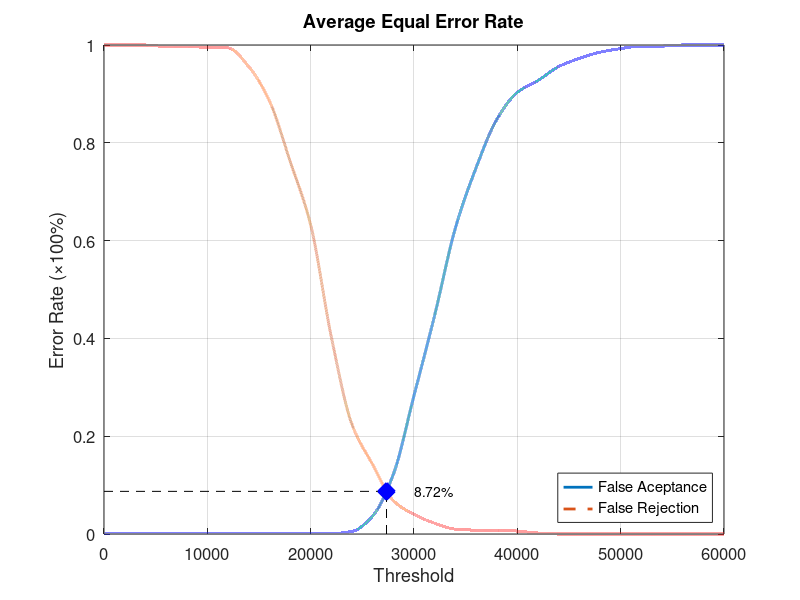
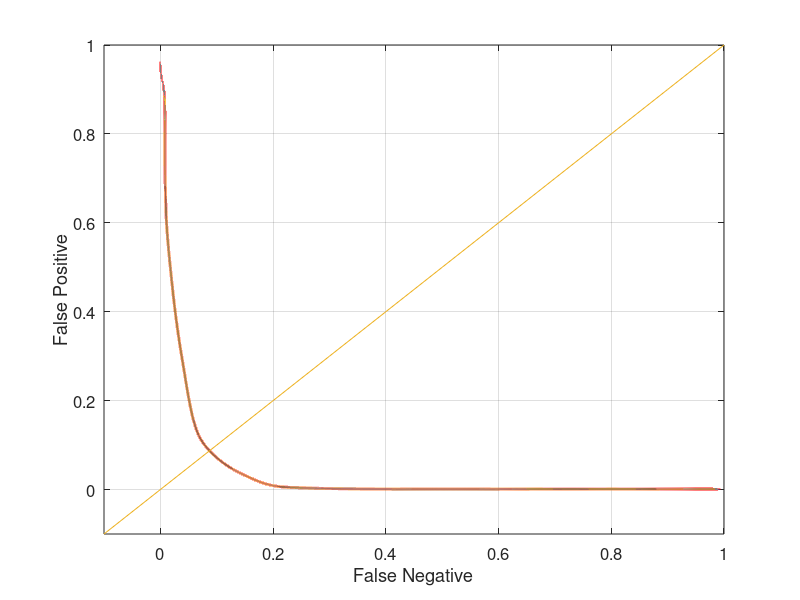

Reproduce these figures in MATLAB, in order.
function yEER = Database4Average
close all;
clear;
clc;
x = 0:2000:60000;
xq = 0:0.5:60000;

y0 = [0 0.00105263 0.00105263 0.00105263 0.00105263 0.00105263 0.00105263 0.00105263 0.00105263 0.00105263 0.00105263 0.00105263 0.00526316 0.0368421 0.122105 0.283158 0.447368 0.625263 0.748421 0.847368 0.903158 0.927368 0.955789 0.972632 0.985263 0.992632 0.997895 0.997895 1 1 1];
yy0 = interp1(x, y0, xq, 'pchip');
y1 = [1 1 1 0.997 0.997 0.995 0.994 0.956 0.886 0.763 0.632 0.403 0.224 0.142 0.068 0.04 0.022 0.01 0.008 0.008 0.006 0.002 0 0 0 0 0 0 0 0 0];
yy1 = interp1(x, y1, xq, 'pchip');

% Calculating EER: 
y2 = abs(y0 - y1);
find(y2 == min(y2))
yy2 = abs(yy0 - yy1);
xEER = find(yy2 == min(yy2));
xEERIndex = xq(xEER) % X-axis EER
yEER = yy0(xEER) % Y-axis EER

main = figure
plot(xq, yy0,'-','LineWidth', 2);	hold on
plot(xq, yy1,'--','LineWidth', 2);	hold on
plot([xEERIndex xEERIndex], [0 yEER], 'k--');	hold on
plot([0 xEERIndex], [yEER yEER], 'k--');	hold on
plot(xEERIndex, yEER, 'bx', 'LineWidth', 10);	hold on
text(xEERIndex + 10 * xEERIndex / 100, yEER, [num2str(round((10000 * yEER)) / 100) '%'])
legend('False Aceptance', 'False Rejection', 'Location', 'SouthEast')
xlabel('Threshold')
ylabel('Error Rate (\times100%)')
title('Average Equal Error Rate')
set(gca, 'FontSize', 12)
axis([0 60000 0 1])
grid on

print(main, 'Database4AverageMain', '-dpng');
FNRxFPR = figure('Color', [1 1 1]);
plot(yy1, yy0, '-', yy1, yy0, 'LineWidth', 2);
hold on
y = -0.1:0.1:1
plot(y, y); 
set(gca, 'FontSize', 12)
xlabel('False Negative')
ylabel('False Positive')
axis([-0.1 1 -0.1 1])
set(gca, 'FontSize', 12)
grid on

print(FNRxFPR, 'Database4AverageFNRxFPR','-dpng');
end
